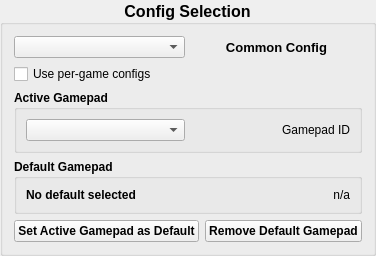
            <widget class="QGroupBox" name="ProfileGroupBox">
             <property name="sizePolicy">
              <sizepolicy hsizetype="Preferred" vsizetype="Preferred">
               <horstretch>0</horstretch>
               <verstretch>0</verstretch>
              </sizepolicy>
             </property>
             <property name="font">
              <font>
               <pointsize>12</pointsize>
               <bold>true</bold>
              </font>
             </property>
             <property name="title">
              <string>Config Selection</string>
             </property>
             <property name="alignment">
              <set>Qt::AlignmentFlag::AlignCenter</set>
             </property>
             <layout class="QVBoxLayout" name="verticalLayout_16">
              <item>
               <layout class="QHBoxLayout" name="horizontalLayout_6">
                <item>
                 <widget class="QComboBox" name="ProfileComboBox">
                  <property name="font">
                   <font>
                    <pointsize>9</pointsize>
                    <bold>false</bold>
                   </font>
                  </property>
                  <property name="currentText">
                   <string/>
                  </property>
                  <property name="currentIndex">
                   <number>-1</number>
                  </property>
                  <property name="placeholderText">
                   <string>Common Config</string>
                  </property>
                 </widget>
                </item>
                <item>
                 <widget class="QLabel" name="TitleLabel">
                  <property name="font">
                   <font>
                    <pointsize>10</pointsize>
                    <bold>true</bold>
                   </font>
                  </property>
                  <property name="text">
                   <string>Common Config</string>
                  </property>
                  <property name="alignment">
                   <set>Qt::AlignmentFlag::AlignCenter</set>
                  </property>
                  <property name="wordWrap">
                   <bool>true</bool>
                  </property>
                 </widget>
                </item>
               </layout>
              </item>
              <item>
               <widget class="QCheckBox" name="PerGameCheckBox">
                <property name="sizePolicy">
                 <sizepolicy hsizetype="Minimum" vsizetype="Minimum">
                  <horstretch>0</horstretch>
                  <verstretch>0</verstretch>
                 </sizepolicy>
                </property>
                <property name="font">
                 <font>
                  <pointsize>9</pointsize>
                  <bold>false</bold>
                 </font>
                </property>
                <property name="text">
                 <string>Use per-game configs</string>
                </property>
               </widget>
              </item>
              <item>
               <widget class="QGroupBox" name="groupBox_2">
                <property name="font">
                 <font>
                  <pointsize>9</pointsize>
                  <bold>true</bold>
                 </font>
                </property>
                <property name="title">
                 <string>Active Gamepad</string>
                </property>
                <layout class="QHBoxLayout" name="horizontalLayout_7">
                 <item>
                  <widget class="QComboBox" name="ActiveGamepadBox">
                   <property name="font">
                    <font>
                     <pointsize>9</pointsize>
                     <bold>false</bold>
                    </font>
                   </property>
                  </widget>
                 </item>
                 <item>
                  <widget class="QLabel" name="ActiveGamepadLabel">
                   <property name="font">
                    <font>
                     <pointsize>9</pointsize>
                     <bold>false</bold>
                    </font>
                   </property>
                   <property name="text">
                    <string>Gamepad ID</string>
                   </property>
                   <property name="alignment">
                    <set>Qt::AlignmentFlag::AlignRight|Qt::AlignmentFlag::AlignTrailing|Qt::AlignmentFlag::AlignVCenter</set>
                   </property>
                  </widget>
                 </item>
                </layout>
               </widget>
              </item>
              <item>
               <widget class="QGroupBox" name="groupBox_4">
                <property name="font">
                 <font>
                  <pointsize>9</pointsize>
                  <bold>true</bold>
                 </font>
                </property>
                <property name="title">
                 <string>Default Gamepad</string>
                </property>
                <layout class="QHBoxLayout" name="horizontalLayout_12">
                 <item>
                  <widget class="QLabel" name="DefaultGamepadName">
                   <property name="text">
                    <string>No default selected</string>
                   </property>
                  </widget>
                 </item>
                 <item>
                  <widget class="QLabel" name="DefaultGamepadLabel">
                   <property name="font">
                    <font>
                     <pointsize>9</pointsize>
                     <bold>false</bold>
                    </font>
                   </property>
                   <property name="text">
                    <string>n/a</string>
                   </property>
                   <property name="alignment">
                    <set>Qt::AlignmentFlag::AlignRight|Qt::AlignmentFlag::AlignTrailing|Qt::AlignmentFlag::AlignVCenter</set>
                   </property>
                  </widget>
                 </item>
                </layout>
               </widget>
              </item>
              <item>
               <layout class="QHBoxLayout" name="horizontalLayout_19">
                <item>
                 <widget class="QPushButton" name="DefaultGamepadButton">
                  <property name="font">
                   <font>
                    <pointsize>9</pointsize>
                    <bold>true</bold>
                   </font>
                  </property>
                  <property name="text">
                   <string>Set Active Gamepad as Default</string>
                  </property>
                 </widget>
                </item>
                <item>
                 <widget class="QPushButton" name="RemoveDefaultGamepadButton">
                  <property name="font">
                   <font>
                    <pointsize>9</pointsize>
                    <bold>true</bold>
                   </font>
                  </property>
                  <property name="text">
                   <string>Remove Default Gamepad</string>
                  </property>
                 </widget>
                </item>
               </layout>
              </item>
             </layout>
            </widget>
